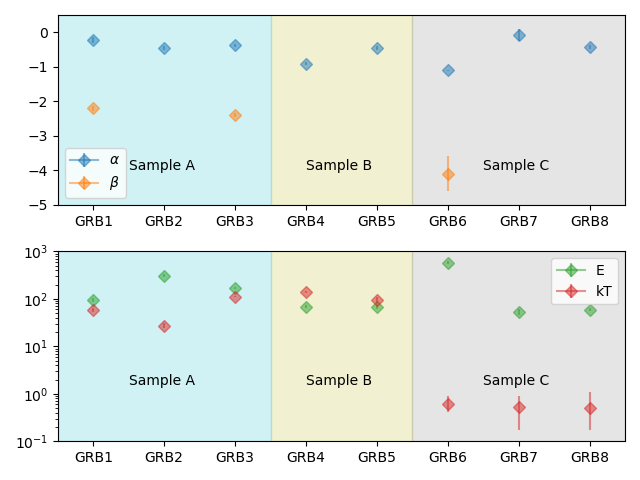

This figure's Python source:
import pandas as pd
import matplotlib.pyplot as plt
import numpy as np

parameters = pd.read_table('para.txt')
para = parameters.values
#print(para)

fig, axs = plt.subplots(2,1)

name = np.arange(8)

#GRB1
alpha     = float(para[0,2].split(',')[0])
alpha_low = float(para[0,2].split(',')[1])
alpha_up  = float(para[0,2].split(',')[2])
beta      = float(para[0,3].split(',')[0])
beta_low  = float(para[0,3].split(',')[1])
beta_up   = float(para[0,3].split(',')[2])
E         = float(para[0,4].split(',')[0])
E_low     = float(para[0,4].split(',')[1])
E_up      = float(para[0,4].split(',')[2])
kT        = float(para[0,5].split(',')[0])
kT_low    = float(para[0,5].split(',')[1])
kT_up     = float(para[0,5].split(',')[2])
axs[0].errorbar(name[0], alpha, yerr=[[alpha_low],[alpha_up]],marker = 'D', alpha=0.5, color='C0',label=r'$\alpha$')
axs[0].errorbar(name[0], beta,  yerr=[[beta_low], [beta_up]], marker = 'D', alpha=0.5, color='C1',label=r'$\beta$')
axs[1].errorbar(name[0], E,     yerr=[[E_low],    [E_up]],    marker = 'D', alpha=0.5, color='C2',label='E' )
axs[1].semilogy(name[0], E)
axs[1].errorbar(name[0], kT,    yerr=[[kT_low],   [kT_up]],   marker = 'D', alpha=0.5, color='C3',label='kT')
axs[1].semilogy(name[0], kT)

#GRB2
alpha     = float(para[1,2].split(',')[0])
alpha_low = float(para[1,2].split(',')[1])
alpha_up  = float(para[1,2].split(',')[2])
#beta      = float(para[1,3].split(',')[0])
#beta_low  = float(para[1,3].split(',')[1])
#beta_up   = float(para[1,3].split(',')[2])
E         = float(para[1,4].split(',')[0])
E_low     = float(para[1,4].split(',')[1])
E_up      = float(para[1,4].split(',')[2])
kT        = float(para[1,5].split(',')[0])
kT_low    = float(para[1,5].split(',')[1])
kT_up     = float(para[1,5].split(',')[2])
axs[0].errorbar(name[1], alpha, yerr=[[alpha_low],[alpha_up]],marker = 'D', alpha=0.5, color='C0')
#axs[0].errorbar(name[1], beta,  yerr=[[beta_low], [beta_up]], marker = 'D', alpha=0.5, color='C1')
axs[1].errorbar(name[1], E,     yerr=[[E_low],    [E_up]],    marker = 'D', alpha=0.5, color='C2')
axs[1].semilogy(name[1], E)
axs[1].errorbar(name[1], kT,    yerr=[[kT_low],   [kT_up]],   marker = 'D', alpha=0.5, color='C3')
axs[1].semilogy(name[1], kT)

#GRB3
alpha     = float(para[2,2].split(',')[0])
alpha_low = float(para[2,2].split(',')[1])
alpha_up  = float(para[2,2].split(',')[2])
beta      = float(para[2,3].split(',')[0])
beta_low  = float(para[2,3].split(',')[1])
beta_up   = float(para[2,3].split(',')[2])
E         = float(para[2,4].split(',')[0])
E_low     = float(para[2,4].split(',')[1])
E_up      = float(para[2,4].split(',')[2])
kT        = float(para[2,5].split(',')[0])
kT_low    = float(para[2,5].split(',')[1])
kT_up     = float(para[2,5].split(',')[2])
axs[0].errorbar(name[2], alpha, yerr=[[alpha_low],[alpha_up]],marker = 'D', alpha=0.5, color='C0')
axs[0].errorbar(name[2], beta,  yerr=[[beta_low], [beta_up]], marker = 'D', alpha=0.5, color='C1')
axs[1].errorbar(name[2], E,     yerr=[[E_low],    [E_up]],    marker = 'D', alpha=0.5, color='C2')
axs[1].semilogy(name[2], E)
axs[1].errorbar(name[2], kT,    yerr=[[kT_low],   [kT_up]],   marker = 'D', alpha=0.5, color='C3')
axs[1].semilogy(name[2], kT)

#GRB4
alpha     = float(para[3,2].split(',')[0])
alpha_low = float(para[3,2].split(',')[1])
alpha_up  = float(para[3,2].split(',')[2])
#beta      = float(para[3,3].split(',')[0])
#beta_low  = float(para[3,3].split(',')[1])
#beta_up   = float(para[3,3].split(',')[2])
E         = float(para[3,4].split(',')[0])
E_low     = float(para[3,4].split(',')[1])
E_up      = float(para[3,4].split(',')[2])
kT        = float(para[3,5].split(',')[0])
kT_low    = float(para[3,5].split(',')[1])
kT_up     = float(para[3,5].split(',')[2])
axs[0].errorbar(name[3], alpha, yerr=[[alpha_low],[alpha_up]],marker = 'D', alpha=0.5, color='C0')
#axs[0].errorbar(name[3], beta,  yerr=[[beta_low], [beta_up]], marker = 'D', alpha=0.5, color='C1')
axs[1].errorbar(name[3], E,     yerr=[[E_low],    [E_up]],    marker = 'D', alpha=0.5, color='C2')
axs[1].semilogy(name[3], E)
axs[1].errorbar(name[3], kT,    yerr=[[kT_low],   [kT_up]],   marker = 'D', alpha=0.5, color='C3')
axs[1].semilogy(name[3], kT)

#GRB5
alpha     = float(para[4,2].split(',')[0])
alpha_low = float(para[4,2].split(',')[1])
alpha_up  = float(para[4,2].split(',')[2])
#beta      = float(para[4,3].split(',')[0])
#beta_low  = float(para[4,3].split(',')[1])
#beta_up   = float(para[4,3].split(',')[2])
E         = float(para[4,4].split(',')[0])
E_low     = float(para[4,4].split(',')[1])
E_up      = float(para[4,4].split(',')[2])
kT        = float(para[4,5].split(',')[0])
kT_low    = float(para[4,5].split(',')[1])
kT_up     = float(para[4,5].split(',')[2])
axs[0].errorbar(name[4], alpha, yerr=[[alpha_low],[alpha_up]],marker = 'D', alpha=0.5, color='C0')
#axs[0].errorbar(name[4], beta,  yerr=[[beta_low], [beta_up]], marker = 'D', alpha=0.5, color='C1')
axs[1].errorbar(name[4], E,     yerr=[[E_low],    [E_up]],    marker = 'D', alpha=0.5, color='C2')
axs[1].semilogy(name[4], E)
axs[1].errorbar(name[4], kT,    yerr=[[kT_low],   [kT_up]],   marker = 'D', alpha=0.5, color='C3')
axs[1].semilogy(name[4], kT)

#GRB6
alpha     = float(para[5,2].split(',')[0])
alpha_low = float(para[5,2].split(',')[1])
alpha_up  = float(para[5,2].split(',')[2])
beta      = float(para[5,3].split(',')[0])
beta_low  = float(para[5,3].split(',')[1])
beta_up   = float(para[5,3].split(',')[2])
E         = float(para[5,4].split(',')[0])
E_low     = float(para[5,4].split(',')[1])
E_up      = float(para[5,4].split(',')[2])
kT        = float(para[5,5].split(',')[0])
kT_low    = float(para[5,5].split(',')[1])
kT_up     = float(para[5,5].split(',')[2])
axs[0].errorbar(name[5], alpha, yerr=[[alpha_low],[alpha_up]],marker = 'D', alpha=0.5, color='C0')
axs[0].errorbar(name[5], beta,  yerr=[[beta_low], [beta_up]], marker = 'D', alpha=0.5, color='C1')
axs[1].errorbar(name[5], E,     yerr=[[E_low],    [E_up]],    marker = 'D', alpha=0.5, color='C2')
axs[1].semilogy(name[5], E)
axs[1].errorbar(name[5], kT,    yerr=[[kT_low],   [kT_up]],   marker = 'D', alpha=0.5, color='C3')
axs[1].semilogy(name[5], kT)

#GRB7
alpha     = float(para[6,2].split(',')[0])
alpha_low = float(para[6,2].split(',')[1])
alpha_up  = float(para[6,2].split(',')[2])
#beta      = float(para[6,3].split(',')[0])
#beta_low  = float(para[6,3].split(',')[1])
#beta_up   = float(para[6,3].split(',')[2])
E         = float(para[6,4].split(',')[0])
E_low     = float(para[6,4].split(',')[1])
E_up      = float(para[6,4].split(',')[2])
kT        = float(para[6,5].split(',')[0])
kT_low    = float(para[6,5].split(',')[1])
kT_up     = float(para[6,5].split(',')[2])
axs[0].errorbar(name[6], alpha, yerr=[[alpha_low],[alpha_up]],marker = 'D', alpha=0.5, color='C0')
#axs[0].errorbar(name[6], beta,  yerr=[[beta_low], [beta_up]], marker = 'D', alpha=0.5, color='C1')
axs[1].errorbar(name[6], E,     yerr=[[E_low],    [E_up]],    marker = 'D', alpha=0.5, color='C2')
axs[1].semilogy(name[6], E)
axs[1].errorbar(name[6], kT,    yerr=[[kT_low],   [kT_up]],   marker = 'D', alpha=0.5, color='C3')
axs[1].semilogy(name[6], kT)

#GRB8
alpha     = float(para[7,2].split(',')[0])
alpha_low = float(para[7,2].split(',')[1])
alpha_up  = float(para[7,2].split(',')[2])
#beta      = float(para[7,3].split(',')[0])
#beta_low  = float(para[7,3].split(',')[1])
#beta_up   = float(para[7,3].split(',')[2])
E         = float(para[7,4].split(',')[0])
E_low     = float(para[7,4].split(',')[1])
E_up      = float(para[7,4].split(',')[2])
kT        = float(para[7,5].split(',')[0])
kT_low    = float(para[7,5].split(',')[1])
kT_up     = float(para[7,5].split(',')[2])
axs[0].errorbar(name[7], alpha, yerr=[[alpha_low],[alpha_up]],marker = 'D', alpha=0.5, color='C0')
#axs[0].errorbar(name[7], beta,  yerr=[[beta_low], [beta_up]], marker = 'D', alpha=0.5, color='C1')
axs[1].errorbar(name[7], E,     yerr=[[E_low],    [E_up]],    marker = 'D', alpha=0.5, color='C2')
axs[1].semilogy(name[7], E)
axs[1].errorbar(name[7], kT,    yerr=[[kT_low],   [kT_up]],   marker = 'D', alpha=0.5, color='C3')
axs[1].semilogy(name[7], kT)

#axs[0].set_ylabel(fontsize=15)
#axs[1].set_ylabel(fontsize=15)

axs[0].set_xticks(name)
axs[0].set_xticklabels(('GRB1', 'GRB2', 'GRB3','GRB4','GRB5',\
                      'GRB6','GRB7','GRB8'))
axs[1].set_xticks(name)
axs[1].set_xticklabels(('GRB1', 'GRB2', 'GRB3','GRB4','GRB5',\
                      'GRB6','GRB7','GRB8'))

axs[0].set_xlim(-0.5,7.5)
axs[1].set_xlim(-0.5,7.5)
axs[0].set_ylim(-5,0.5)
axs[1].set_ylim(1e-1,1e3)

#axs[0].grid(True)
#axs[1].grid(True)

axs[0].legend()
axs[1].legend()

axs[0].axvspan(-0.5, 2.5, color='C9',alpha=0.2)
axs[0].axvspan(2.5, 4.5, color='C8',alpha=0.2)
axs[0].axvspan(4.5, 7.5, color='C7',alpha=0.2)
axs[1].axvspan(-0.5, 2.5, color='C9',alpha=0.2)
axs[1].axvspan(2.5, 4.5, color='C8',alpha=0.2)
axs[1].axvspan(4.5, 7.5, color='C7',alpha=0.2)

axs[0].text(0.5, -4, 'Sample A')
axs[0].text(3, -4, 'Sample B')
axs[0].text(5.5, -4, 'Sample C')
axs[1].text(0.5, 1.5, 'Sample A')
axs[1].text(3, 1.5, 'Sample B')
axs[1].text(5.5,1.5, 'Sample C')

fig.tight_layout()
plt.show()
